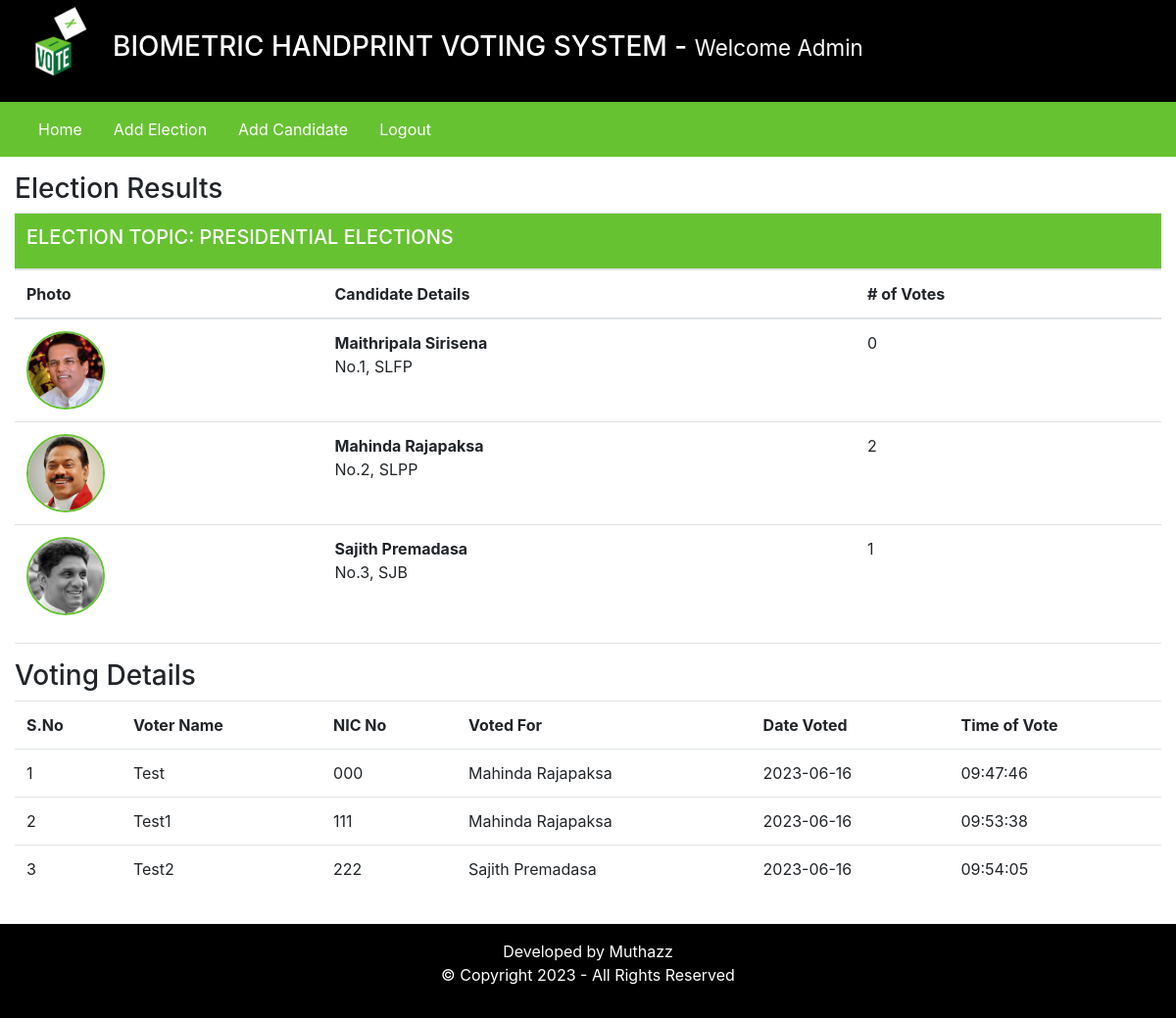
/admin/index.php?viewResult=1 (signed in), run on the app's committed database.
### tables this page shows
CREATE TABLE `elections` (
  `id` int(10) NOT NULL,
  `election_topic` varchar(255) DEFAULT NULL,
  `no_of_candidates` int(5) DEFAULT NULL,
  `starting_date` date DEFAULT NULL,
  `ending_date` date DEFAULT NULL,
  `status` varchar(20) DEFAULT NULL,
  `inserted_by` varchar(10) DEFAULT NULL,
  `inserted_on` date DEFAULT NULL
);

CREATE TABLE `candidate_details` (
  `id` int(11) NOT NULL,
  `election_id` int(11) DEFAULT NULL,
  `candidate_name` varchar(255) DEFAULT NULL,
  `candidate_details` text DEFAULT NULL,
  `candidate_photo` text DEFAULT NULL,
  `inserted_by` varchar(255) DEFAULT NULL,
  `inserted_on` date DEFAULT NULL
);

CREATE TABLE `votes` (
  `id` int(11) NOT NULL,
  `election_id` int(11) DEFAULT NULL,
  `voter_id` int(11) DEFAULT NULL,
  `candidate_id` int(11) NOT NULL,
  `vote_date` date DEFAULT NULL,
  `vote_time` time DEFAULT NULL
);

CREATE TABLE `users` (
  `id` int(10) NOT NULL,
  `username` varchar(255) DEFAULT NULL,
  `nic_no` varchar(12) NOT NULL,
  `password` text DEFAULT NULL,
  `user_role` varchar(10) DEFAULT NULL
);

### admin/inc/viewResults.php (the view, shortened to what this page needs)
<?php
    $election_id = $_GET['viewResult'];
?>
<div class="row my-3">
        <div class="col-12">
            <h3> Election Results </h3>
            <?php
                $fetchingActiveElections = mysqli_query($db, "SELECT * FROM elections WHERE id = '". $election_id ."'") or die(mysqli_error($db));
                $totalActiveElections = mysqli_num_rows($fetchingActiveElections);
                if($totalActiveElections > 0)
                {
                    while($data = mysqli_fetch_assoc($fetchingActiveElections))
                    {
                        $election_id = $data['id'];
                        $election_topic = $data['election_topic'];
                ?>
                        <table class="table">
                            <thead>
                                <tr>
                                    <th colspan="4" class="bg-green text-white"><h5> ELECTION TOPIC: <?php echo strtoupper($election_topic); ?></h5></th>
                                </tr>
                                <tr>
                                    <th> Photo </th>
                                    <th> Candidate Details </th>
                                    <th> # of Votes </th>
                                </tr>
                            </thead>
                            <tbody>
                            <?php
                                $fetchingCandidates = mysqli_query($db, "SELECT * FROM candidate_details WHERE election_id = '". $election_id ."'") or die(mysqli_error($db));
                                while($candidateData = mysqli_fetch_assoc($fetchingCandidates))
                                {
                                    $candidate_id = $candidateData['id'];
                                    $candidate_photo = $candidateData['candidate_photo'];
                                    $fetchingVotes = mysqli_query($db, "SELECT * FROM votes WHERE candidate_id = '". $candidate_id . "'") or die(mysqli_error($db));
                                    $totalVotes = mysqli_num_rows($fetchingVotes);
                            ?>
                                    <tr>
                                        <td> <img src="<?php echo $candidate_photo; ?>" class="candidate_photo"> </td>
                                        <td><?php echo "<b>" . $candidateData['candidate_name'] . "</b><br />" . $candidateData['candidate_details']; ?></td>
                                        <td><?php echo $totalVotes; ?></td>
                                    </tr>
                            <?php
                                }
                            ?>
                            </tbody>
                        </table>
                <?php
                    }
                }else {
                    echo "There are no active elections.";
                }
            ?>
            <hr>
            <h3>Voting Details</h3>
            <?php
                $fetchingVoteDetails = mysqli_query($db, "SELECT * FROM votes WHERE election_id = '". $election_id ."'");
                $number_of_votes = mysqli_num_rows($fetchingVoteDetails);
                if($number_of_votes > 0)
                {
                    $sno = 1;
            ?>
                    <table class="table">
                        <tr>
                            <th>S.No</th>
                            <th>Voter Name</th>
                            <th>NIC No</th>
                            <th>Voted For</th>
                            <th>Date Voted</th>
                            <th>Time of Vote</th>
                        </tr>
            <?php
                    while($data = mysqli_fetch_assoc($fetchingVoteDetails))
                        {
                            $voter_id = $data['voter_id'];
                            $candidate_id = $data['candidate_id'];
                            $fetchingUsername = mysqli_query($db, "SELECT * FROM users WHERE id = '". $voter_id ."'") or die(mysqli_error($db));
                            $isDataAvailable = mysqli_num_rows($fetchingUsername);
                            $userData = mysqli_fetch_assoc($fetchingUsername);
                            if($isDataAvailable > 0)
                            {
                                $username = $userData['username'];
                                $nic_no = $userData['nic_no'];
                            }else {
                                $username = "No_Data";
                                $nic_no = $userData['nic_no'];
                            }
                            $fetchingCandidateName = mysqli_query($db, "SELECT * FROM candidate_details WHERE id = '". $candidate_id ."'") or die(mysqli_error($db));
                            $isDataAvailable = mysqli_num_rows($fetchingCandidateName);
                            $candidateData = mysqli_fetch_assoc($fetchingCandidateName);
                            if($isDataAvailable > 0)
                            {
                                $candidate_name = $candidateData['candidate_name'];
                            }else {
                                $candidate_name = "No_Data";
                            }
                ?>
                            <tr>
                                <td><?php echo $sno++; ?></td>
                                <td><?php echo $username; ?></td>
                                <td><?php echo $nic_no; ?></td>
                                <td><?php echo $candidate_name; ?></td>
                                <td><?php echo $data['vote_date']; ?></td>
                                <td><?php echo $data['vote_time']; ?></td>
                            </tr>
                <?php
                        }
                        echo "</table>";
                    }else {
                        echo "There are no vote details available!";
                    }
                ?>
        </div>
    </div>

### admin/inc/header.php (shortened to what this page needs)
<!DOCTYPE html>
<html lang="en">
<head>
    <link rel="stylesheet" href="../assets/css/bootstrap.min.css">
    <link rel="stylesheet" href="../assets/css/style.css">
</head>
<body>
    <div class="container-fluid">
        <div class="row bg-black text-white">
            <div class="col-1">
                <img src="../assets/images/logo.gif" width="80px"/>
            </div>
            <div class="col-11 my-auto">
                <h3> BIOMETRIC HANDPRINT VOTING SYSTEM  - <small> Welcome  <?php echo $_SESSION['username']; ?></small> </h3>
            </div>
        </div>

### admin/inc/navigation.php (shortened to what this page needs)
<div class="row bg-green">
    <div class="col-12 bg-green">
    <nav class="navbar navbar-expand-lg navbar-light bg-green">
    <div class="collapse navbar-collapse" id="navbarSupportedContent">
        <ul class="navbar-nav mr-auto">
        <li class="nav-item">
            <a class="nav-link text-white mr-3" href="index.php?homepage=1">Home</a>
        </li>
        <li class="nav-item">
            <a class="nav-link text-white mr-3" href="index.php?addElectionPage=1">Add Election</a>
        </li>
        <li class="nav-item">
            <a class="nav-link text-white mr-3" href="index.php?addCandidatePage=1">Add Candidate</a>
        </li>
        <li class="nav-item">
            <a class="nav-link text-white mr-3" href="logout.php">Logout</a>
        </li>
         </ul>
    </div>
    </nav>
</div>
</div>

### admin/index.php
<?php
    require_once("inc/header.php");
    require_once("inc/navigation.php");
    if(isset($_GET['homepage']))
    {
        require_once("inc/homepage.php");
    }else if(isset($_GET['addElectionPage']))
    {
        require_once("inc/add_elections.php");
    }else if(isset($_GET['addCandidatePage']))
    {
        require_once("inc/add_candidates.php");
    }else if(isset($_GET['viewResult']))
    {
        require_once("inc/viewResults.php");
    }
?>
<?php
    require_once("inc/footer.php");
?>

### admin/inc/footer.php (shortened to what this page needs)
    <div class="row bg-black text-center text-white">
        <div class="col-12 my-3">
            <p> Developed by Muthazz <br />
            &copy; Copyright 2023 - All Rights Reserved
            </p>
        </div>
    </div>
</div>
</body>
</html>

### assets/css/style.css (style rules this page uses)
.text-white { color: #fff; }
.bg-black { background-color: #000; }
.bg-green { background-color: #67C232; }
.candidate_photo { width: 80px; height: 80px; border: 2px solid #67C232; border-radius: 100%; }

### data on the page
elections: election_topic "PRESIDENTIAL ELECTIONS"
candidate_details: candidate_photo (picture), candidate_name "Maithripala Sirisena", candidate_details "No.1, SLFP", totalVotes "0"
candidate_details: candidate_photo (picture), candidate_name "Mahinda Rajapaksa", candidate_details "No.2, SLPP", totalVotes "2"
candidate_details: candidate_photo (picture), candidate_name "Sajith Premadasa", candidate_details "No.3, SJB", totalVotes "1"
votes: users.username "Test", users.nic_no "000", candidate_details.candidate_name "Mahinda Rajapaksa", vote_date "2023-06-16", vote_time "09:47:46"
votes: users.username "Test1", users.nic_no "111", candidate_details.candidate_name "Mahinda Rajapaksa", vote_date "2023-06-16", vote_time "09:53:38"
votes: users.username "Test2", users.nic_no "222", candidate_details.candidate_name "Sajith Premadasa", vote_date "2023-06-16", vote_time "09:54:05"

### other printed values
$_SESSION['username'] "Admin"
